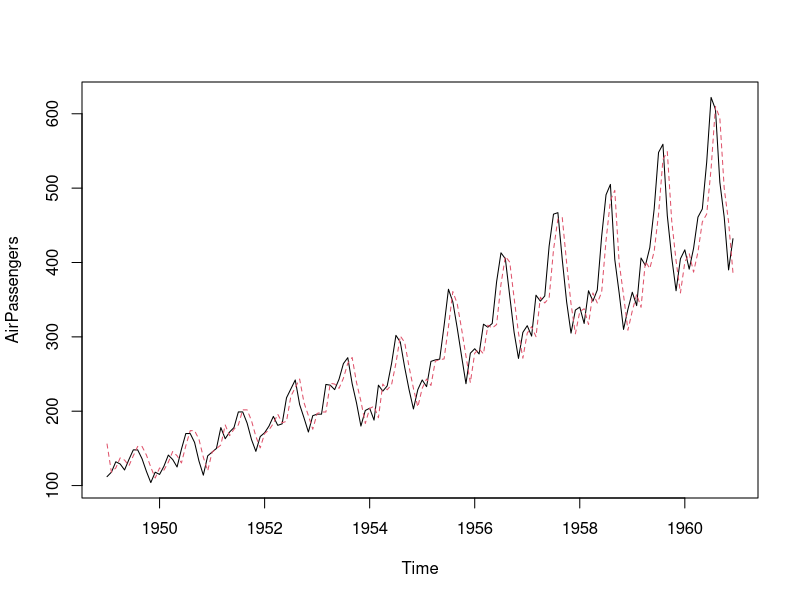
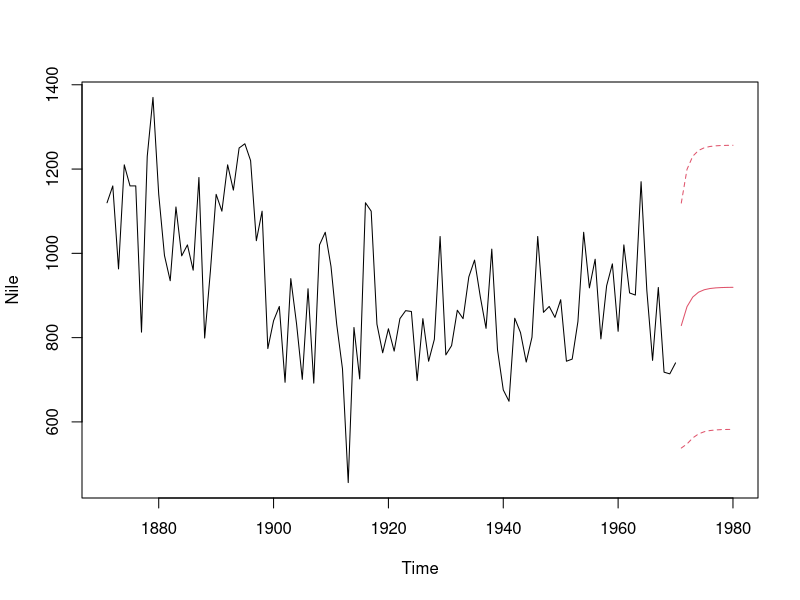
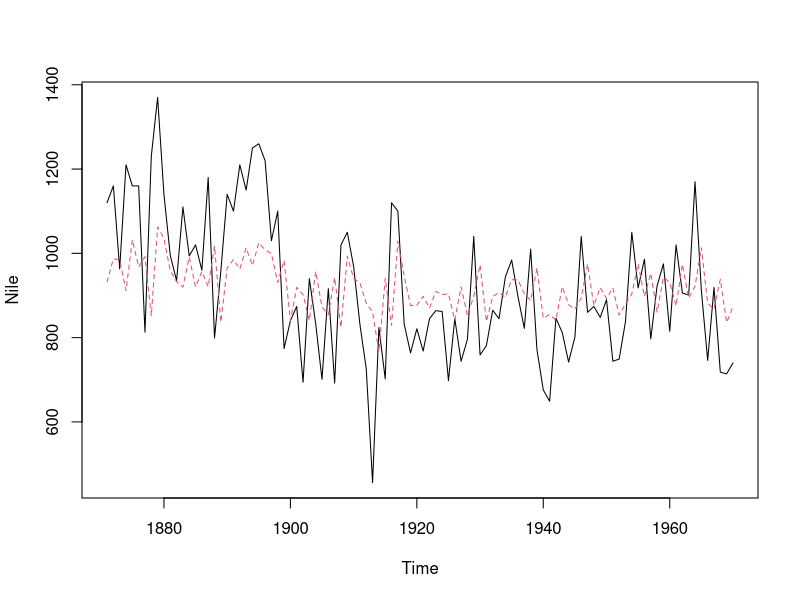
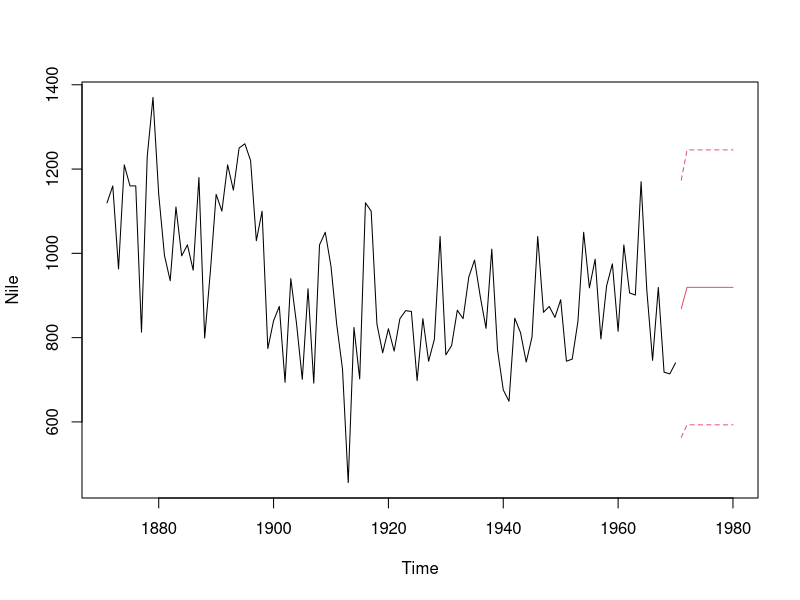
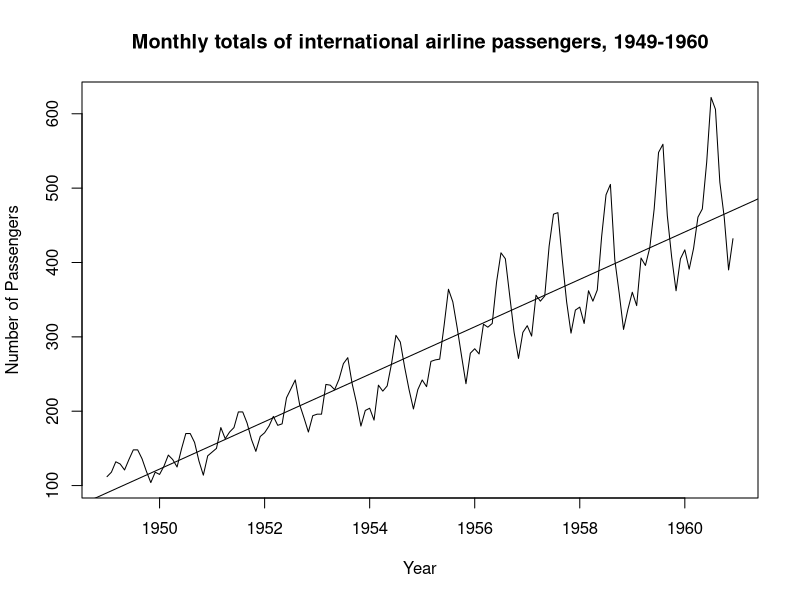
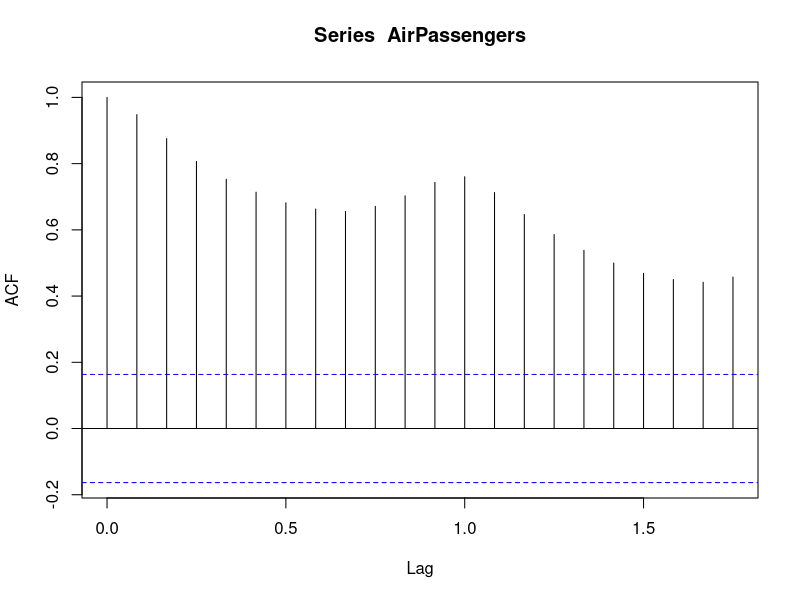
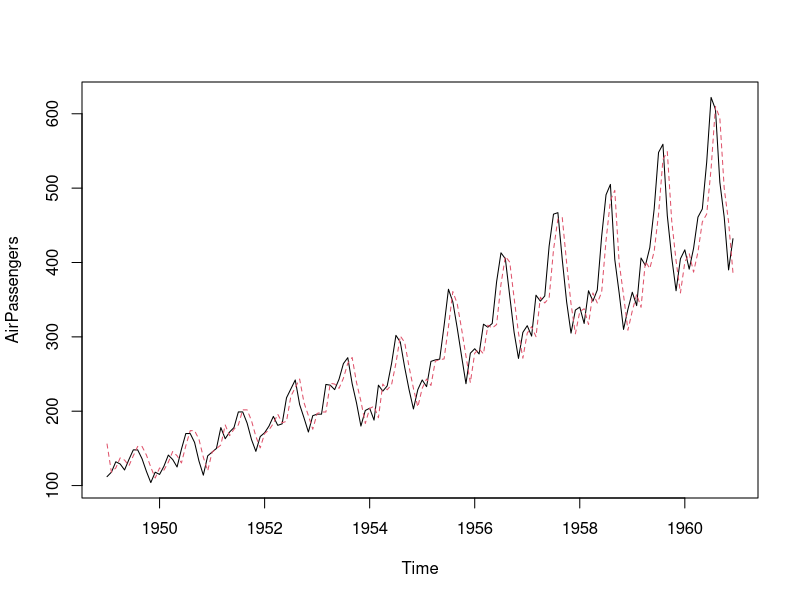
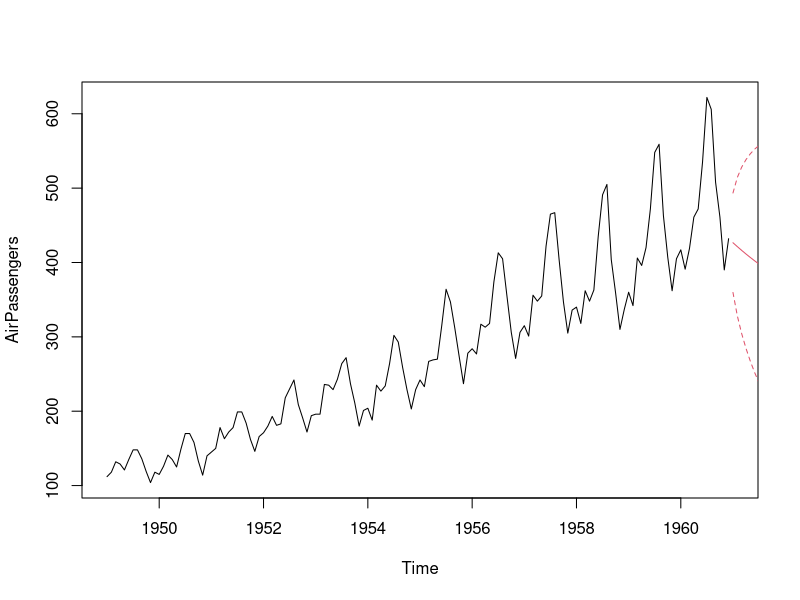

Source code (R) for these figures, in order:
#name: Avishka sineth
#subject: Time series


#Problem 1
x <- c(1,5,7,3,3,4,9,7,6,4)
arima(x, order = c(1, 0, 0))
#0.5293 slope
#-0.0049 mean
#0.0379 variance
AR <- arima(AirPassengers, order = c(1, 0, 0))
print(AR)
ts.plot(AirPassengers)
AR_fitted <- AirPassengers - residuals(AR)
points(AR_fitted, type = "l", col = 2, lty = 2)

#Problem 2
AR_fit <- arima(Nile, order = c(1, 0, 0))
print(AR_fit)
predict_AR <- predict(AR_fit)
predict_AR$pred[1]
predict(AR_fit, n.ahead = 10)
ts.plot(Nile, xlim = c(1871, 1980))
AR_forecast <- predict(AR_fit, n.ahead = 10) $pred
AR_forecast_se <- predict(AR_fit, n.ahead = 10) $se
points(AR_forecast, type = "l", col = 2)
points(AR_forecast - 2*AR_forecast_se, type = "l", col = 2, lty =2)
points(AR_forecast + 2*AR_forecast_se, type = "l", col = 2, lty =2)

#Problem 3
MA <- arima(Nile, order = c(0, 0, 1))
print(MA)
ts.plot(Nile)
MA_fitted <- Nile - residuals(MA)
points(MA_fitted, type = "l", col = 2, lty = 2)

#Problem 4
MA_fit <- arima(Nile, order = c(0, 0, 1))
print(MA_fit)
predict_MA <- predict(MA_fit)
predict_MA$pred[1]
predict(MA_fit, n.ahead = 10)
ts.plot(Nile, xlim = c(1871, 1980))
MA_forecast <- predict(MA_fit, n.ahead = 10) $pred
MA_forecast_se <- predict(MA_fit, n.ahead = 10) $se
points(MA_forecast, type = "l", col = 2)
points(MA_forecast - 2*MA_forecast_se, type = "l", col = 2, lty =2)
points(MA_forecast + 2*MA_forecast_se, type = "l", col = 2, lty =2)

#Problem 5
#Exploration data
data("AirPassengers")
is.ts(AirPassengers)
print(AirPassengers)
summary(AirPassengers)
start(AirPassengers)
end(AirPassengers)
time(AirPassengers)
frequency(AirPassengers)
ts.plot(AirPassengers, xlab="Year", ylab="Number of Passengers", main="Monthly totals of international airline passengers, 1949-1960")
abline(reg=lm(AirPassengers~time(AirPassengers)))
#Auto-correlation
acf(AirPassengers)
#Fit the AR model to AirPassengers
AR <- arima(AirPassengers, order = c(1,0,0))
print(AR)
ts.plot(AirPassengers)
AR_fit <- AirPassengers - residuals(AR)
points(AR_fit, type = "l", col = 2, lty = 2)
#Forcasting using AR model
predict_AR <- predict(AR)
predict_AR$pred[1]
predict(AR, n.ahead = 10)
ts.plot(AirPassengers, xlim = c(1949, 1961))
AR_forecast <- predict(AR, n.ahead = 10)$pred
AR_forecast_se <- predict(AR, n.ahead = 10)$se
points(AR_forecast, type = "l", col = 2)
points(AR_forecast - 2*AR_forecast_se, type = "l", col = 2, lty = 2)
points(AR_forecast + 2*AR_forecast_se, type = "l", col = 2, lty = 2)
#Fit the MA model to AirPassengers
MA <- arima(AirPassengers, order = c(0,0,1))
print(MA)
ts.plot(AirPassengers)
MA_fit <- AirPassengers - resid(MA)
points(MA_fit, type = "l", col = 2, lty = 2)
#Forcasting using MA model
predict_MA <- predict(MA)
predict_MA$pred[1]
predict(MA,n.ahead=10)
ts.plot(AirPassengers, xlim = c(1949, 1961))
MA_forecasts <- predict(MA, n.ahead = 10)$pred
MA_forecast_se <- predict(MA, n.ahead = 10)$se
points(MA_forecasts, type = "l", col = 2)
points(MA_forecasts - 2*MA_forecast_se, type = "l", col = 2, lty = 2)
points(MA_forecasts + 2*MA_forecast_se, type = "l", col = 2, lty = 2)
#Choosing AR or MA: Exploiting ACF plots
cor(AR_fit, MA_fit)
AIC(AR)
AIC(MA)
BIC(AR)
BIC(MA)